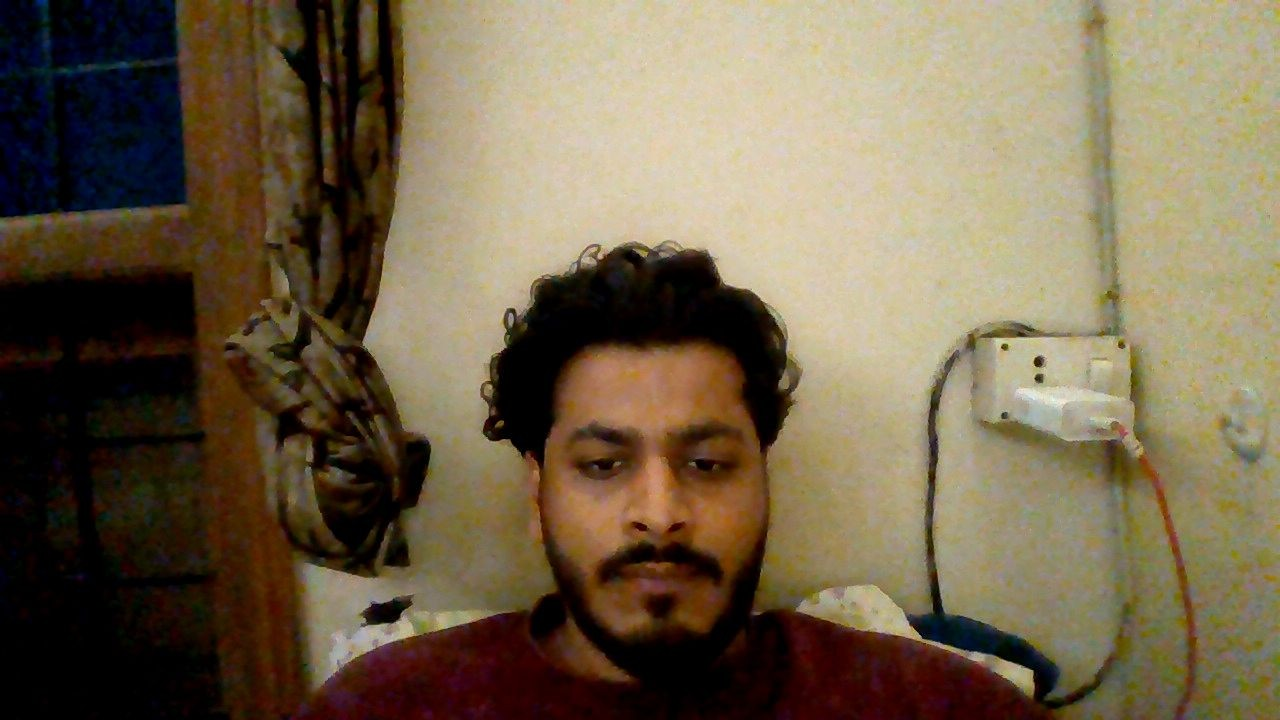
#> input picture student_photos/000_Nishad/photo_1_1755802833.jpg, 1280 x 720 px; its folder holds only this picture in this run
$ python test_laplacian.py   (older library calls are emulated)
#> lines starting #> are read from the running program, lines starting #| are printed output that depends on the picture; long printed decimals are rounded
import cv2
import numpy as np
import glob

img_path = glob.glob('student_photos/*/*')[0]
img = cv2.imread(img_path)
#> img is the input picture: shape (720, 1280, 3); mean B, G, R 76.3, 100.3, 114.7

gray = cv2.cvtColor(img, cv2.COLOR_BGR2GRAY)
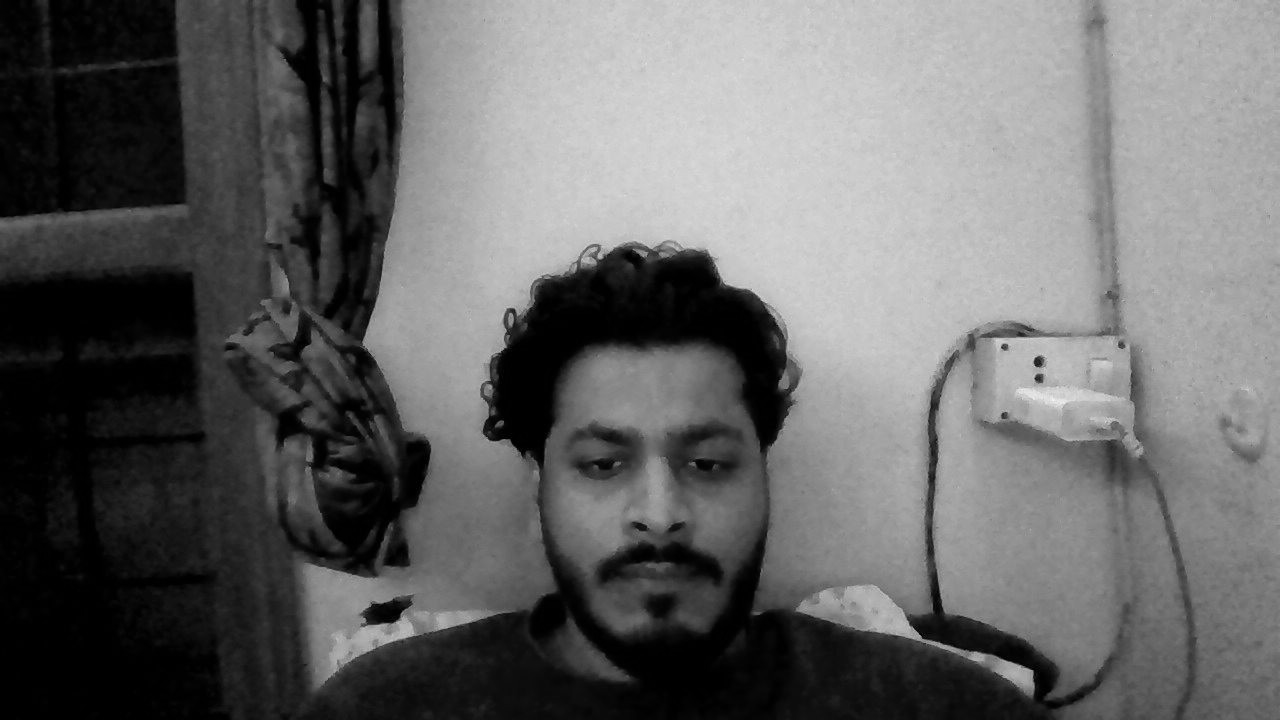
#> gray: shape (720, 1280); min 0, max 248, mean 101.8
laplacian_var = cv2.Laplacian(gray, cv2.CV_64F).var()
#> laplacian_var = 78.22

print("Full Image Laplacian Variance:", laplacian_var)
#| Full Image Laplacian Variance: 78.217

# Crop face based on previous bbox
bbox = [195, 754, 507, 524] # top, right, bottom, left
top, right, bottom, left = bbox
face = img[int(top):int(bottom), int(left):int(right)]
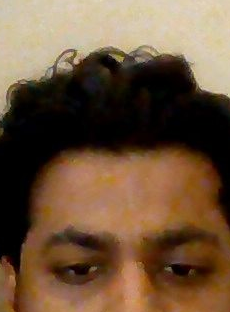
#> face: shape (312, 230, 3); mean B, G, R 60.5, 84.6, 110
if face.size > 0:
    face_gray = cv2.cvtColor(face, cv2.COLOR_BGR2GRAY)
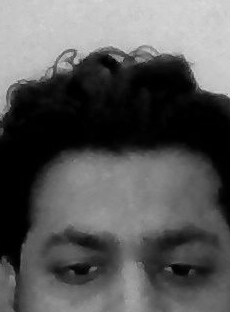
#> face_gray: shape (312, 230); min 0, max 220, mean 89.5
    face_var = cv2.Laplacian(face_gray, cv2.CV_64F).var()
#> face_var = 139.5
    print("Face Crop Laplacian Variance:", face_var)
#| Face Crop Laplacian Variance: 139.453

$ run again, on student_photos/04_Akash_P_Bodkhe/photo_2_1751014048.jpg
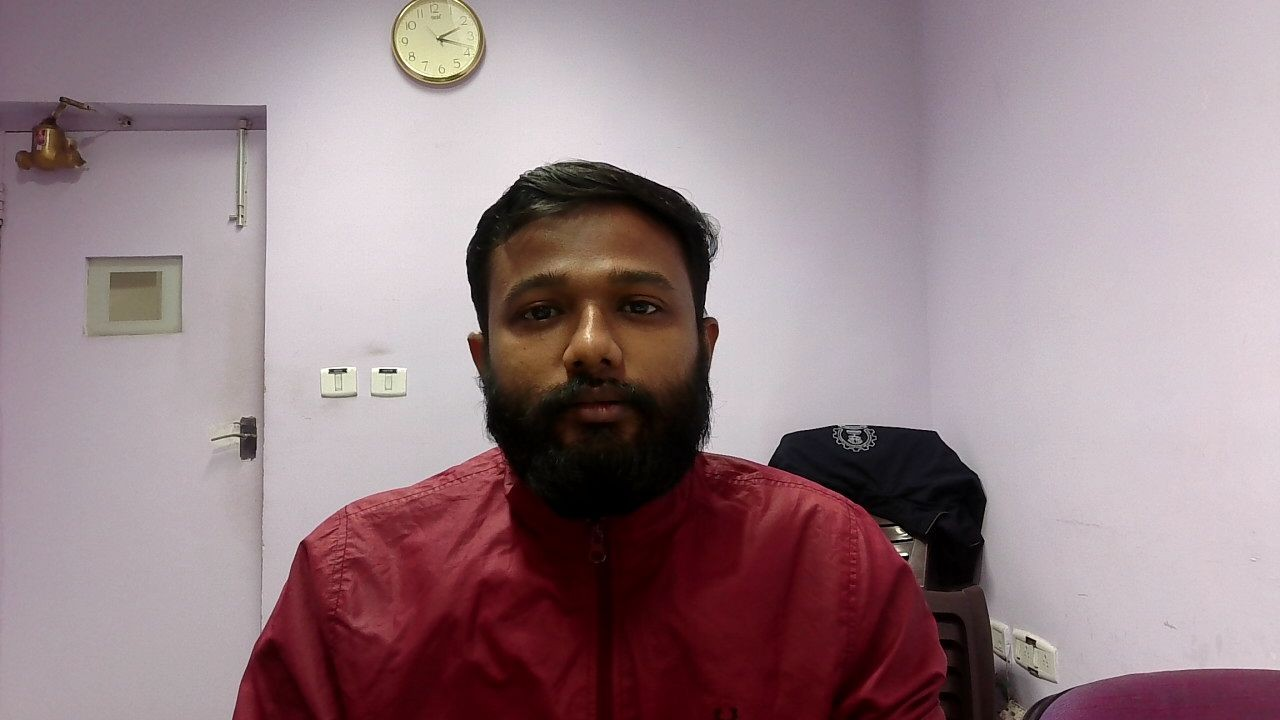
#> input picture student_photos/04_Akash_P_Bodkhe/photo_2_1751014048.jpg, 1280 x 720 px
#> img is the input picture: shape (720, 1280, 3); mean B, G, R 136.3, 130.8, 152.7
#> `gray = cv2.cvtColor(img, cv2.COLOR_BGR2GRAY)`:
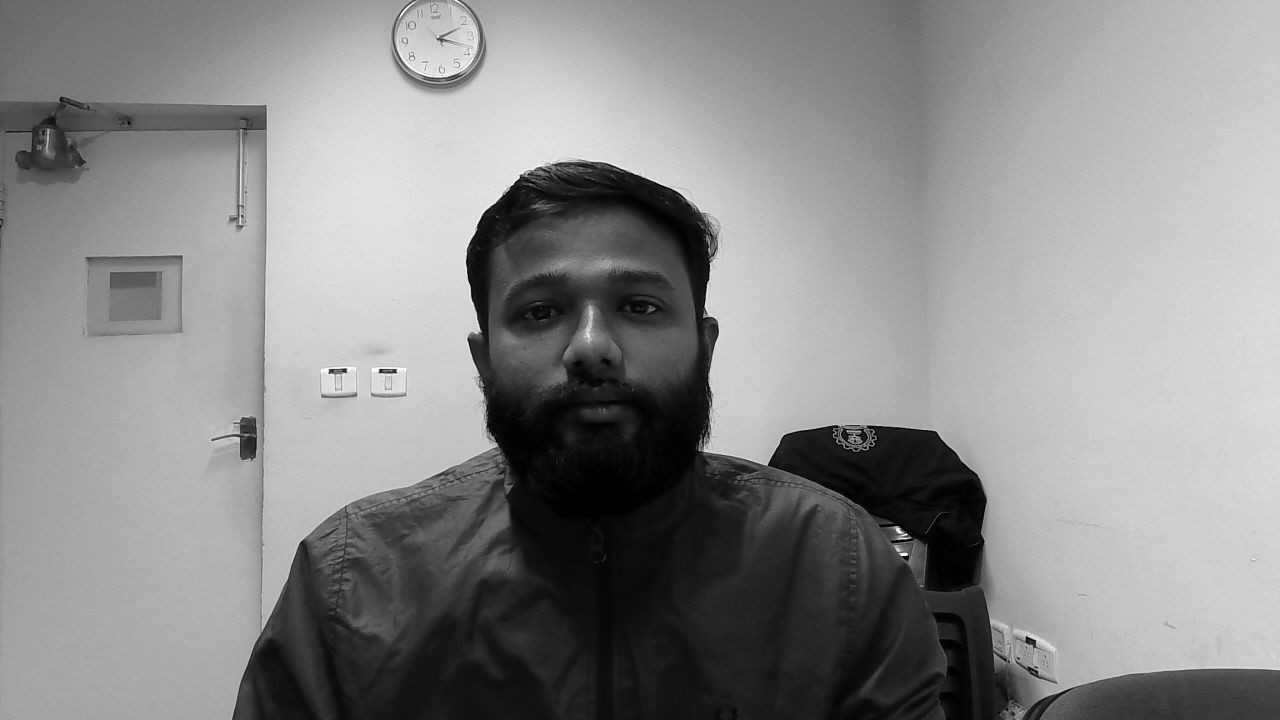
#> gray: shape (720, 1280); min 0, max 255, mean 138
#> laplacian_var = 277.8
#| Full Image Laplacian Variance: 277.816
#> `face_gray = cv2.cvtColor(face, cv2.COLOR_BGR2GRAY)`:
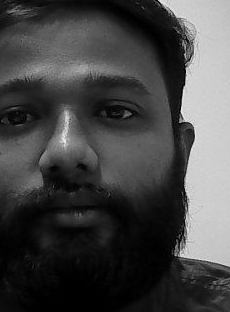
#> face_gray: shape (312, 230); min 0, max 241, mean 69.4
#> face_var = 515.4
#| Face Crop Laplacian Variance: 515.381
